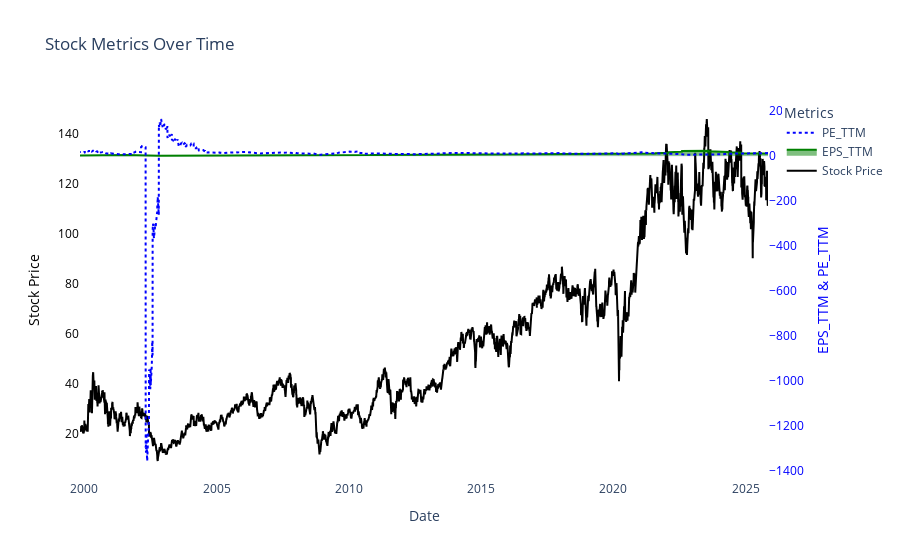

Here is the notebook cell this chart was saved with:
### Code cell
import plotly.graph_objects as go


# Create the figure
fig = go.Figure()

# Add stock_price on primary y-axis (left)
fig.add_trace(go.Scatter(
    x=stock_consolidate_df.index,
    y=stock_consolidate_df["stock_price"],
    mode='lines',
    line=dict(color='black'),
    name='Stock Price',
    yaxis="y1"
))

# Add EPS_TTM on secondary y-axis (right)
fig.add_trace(go.Scatter(
    x=stock_consolidate_df.index,
    y=stock_consolidate_df["EPS_TTM"],
    mode='lines',
    fill='tonexty',  # Shadow effect
    line=dict(color='green'),
    name='EPS_TTM',
    yaxis="y2"
))

# Add PE_TTM on secondary y-axis (right)
fig.add_trace(go.Scatter(
    x=stock_consolidate_df.index,
    y=stock_consolidate_df["PE_TTM"],
    mode='lines',
    line=dict(color='blue', dash='dot'),
    name='PE_TTM',
    yaxis="y2"
))

# Update layout to remove grid and configure dual y-axes
fig.update_layout(
    title="Stock Metrics Over Time",
    xaxis=dict(title="Date", showgrid=False),
    yaxis=dict(
        title="Stock Price",
        showgrid=False,
        titlefont=dict(color="black"),
        tickfont=dict(color="black")
    ),
    yaxis2=dict(
        title="EPS_TTM & PE_TTM",
        overlaying="y",  # Overlay with y1
        side="right",
        showgrid=False,
        titlefont=dict(color="blue"),
        tickfont=dict(color="blue")
    ),
    legend_title="Metrics",
    template="plotly_white",
    plot_bgcolor='white'  # Background color
)

# Show the plot
fig.show()

### Figure 1 — Plotly figure (JSON) as saved in the notebook; plotly's stock layout.template omitted (floating-point values rounded to 4 significant figures; data arrays with more than 128 entries replaced by an {"elided": "..."} marker saying what was removed)
{"data": [{"line": {"color": "black"}, "mode": "lines", "name": "Stock Price", "type": "scatter", "x": {"elided": "6543 str values"}, "y": {"elided": "6543 float values"}, "yaxis": "y"}, {"fill": "tonexty", "line": {"color": "green"}, "mode": "lines", "name": "EPS_TTM", "type": "scatter", "x": {"elided": "6543 str values"}, "y": {"elided": "6543 float values"}, "yaxis": "y2"}, {"line": {"color": "blue", "dash": "dot"}, "mode": "lines", "name": "PE_TTM", "type": "scatter", "x": {"elided": "6543 str values"}, "y": {"elided": "6543 float values"}, "yaxis": "y2"}], "layout": {"legend": {"title": {"text": "Metrics"}}, "plot_bgcolor": "white", "title": {"text": "Stock Metrics Over Time"}, "xaxis": {"showgrid": false, "title": {"text": "Date"}}, "yaxis": {"showgrid": false, "tickfont": {"color": "black"}, "title": {"font": {"color": "black"}, "text": "Stock Price"}}, "yaxis2": {"overlaying": "y", "showgrid": false, "side": "right", "tickfont": {"color": "blue"}, "title": {"font": {"color": "blue"}, "text": "EPS_TTM & PE_TTM"}}}}
